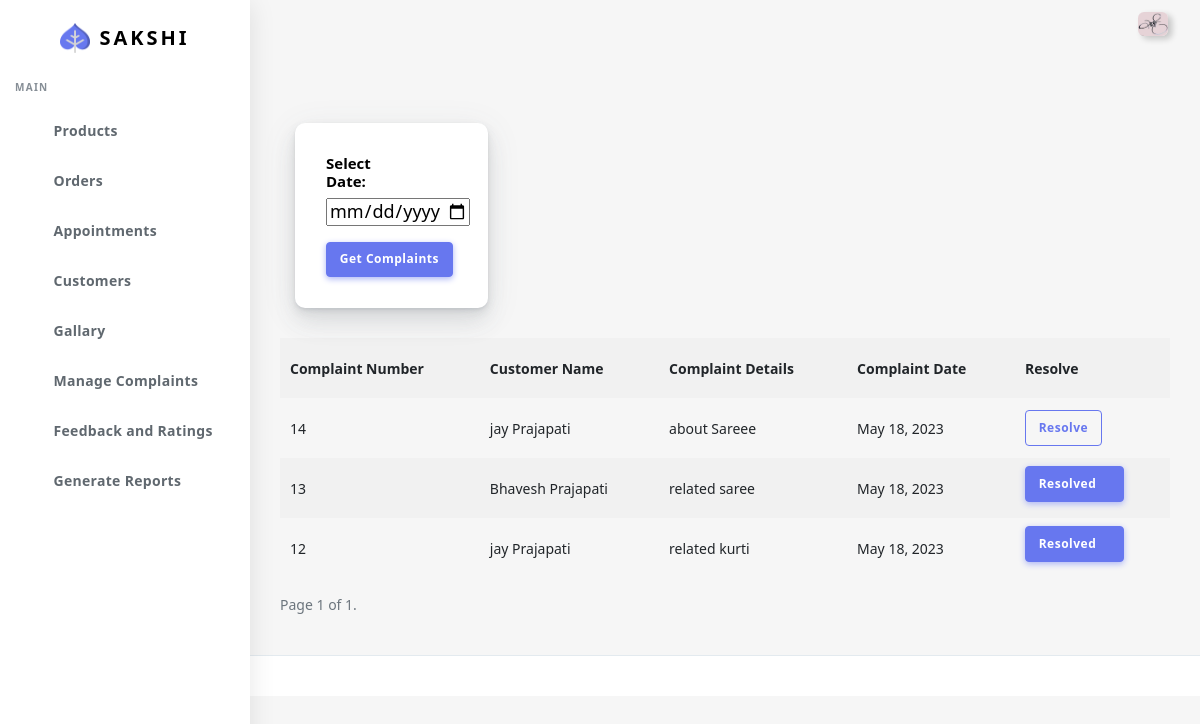
/complaints (signed in), run on the app's committed database.
### customer/models.py (models this page shows, shortened)
class UserBase(models.Model):
    user_id=models.OneToOneField(User,on_delete=CASCADE,primary_key=True)
    first_name=models.CharField(max_length=45)
    last_name=models.CharField(max_length=45)
    gender=models.BooleanField(default="Not Specified")
    dob=models.DateField(default="Not Specified")
    cus_add1=models.TextField(null=True,blank=True)
    cus_add2=models.TextField(null=True,blank=True)
    pincode=models.IntegerField()
    Cus_phone=models.CharField(max_length=10)
    profile=models.ImageField(upload_to="profileImages/",max_length=1500)
    area_id=models.ForeignKey(Area,on_delete=CASCADE)
    class meta:
        ordering = ['user_id']

class Complaint(models.Model):
    title=models.CharField(max_length=45)
    com_desc=models.CharField(max_length=200)
    com_date=models.DateField(auto_now=True)
    com_resolve=models.BooleanField(default=False)
    product_id=models.ForeignKey(Product,on_delete=CASCADE)
    userbase=models.ForeignKey(UserBase,on_delete=CASCADE)

### customer/views.py (the view)
# urls.py: path("complaints",views.complaints,name="complaints"),
@login_required(login_url='sign-in')
def complaints(request):
    checklocal(request)
    complaint=Complaint.objects.all().order_by('-id')
    paginator=Paginator(complaint,5)
    page_number=request.GET.get('page')
    comp=paginator.get_page(page_number)
    return render(request,"Mainadmin/pen-comp.html",{'complaint':comp})

### customer/views.py (called while the page is built)
def checklocal(request):
    if request.user.is_staff==False:
        logout(request)

### customer/templates/Mainadmin/pen-comp.html (shortened to what this page needs)
{% extends "Mainadmin/index.html" %}
{% load static %}
{% block body %}
      <div class="main-content">
        <section class="section">
          <div class="section-body">
            <tabel>
              <tr>
                <th>
                  <div class="col-xl-3 col-lg-6 col-md-6 col-sm-6 col-xs-12">
                    <div class="card">
                      <div class="card-statistic-4">
                        <form id="sup" action="filtercomp" method="post">
                        <div class="align-items-center justify-content-between">
                          <div class="row ">
                            <div class="col-lg-6 col-md-6 col-sm-6 col-xs-6 pr-0 pt-3">
                              <div class="card-content">
                                <h5 class="font-15 ml-3">Select Date:</h5>
                                <h2 class="mb-3 font-18 ml-3"><input type="date" id="compdate" name="compdate" required></h2>
                              </div>
                            </div>
                          </div>
                          <th>
                            <button class="btn btn-primary ml-3 mb-3" type="submit">Get Complaints</button>
                          </th>
                          </div>
                        </form>
                        </div>
                      </div>
                    </div>
                  </div>
      <div class="card-body p-0">
        <div class="table-responsive">
          {% if complaint %}
          <table class="table table-striped">
            <tr>
              <th>Complaint Number</th>
              <th>Customer Name</th>
              <th>Complaint Details</th>
              <th>Complaint Date</th>
              <th>Resolve</th>
            </tr>
            {% for c in complaint %}
            <tr>
              <td>{{c.id}}</td>
              <td class="text-truncate">
                {{c.userbase.first_name}}
                {{c.userbase.last_name}}
              </td>
              <td>{{c.title}}</td>
              <td>{{c.com_date}}</td>
              {% if c.com_resolve == False %}
              <td><a href="{% url 'rescomp' c.id %}" class="btn btn-outline-primary">Resolve</a>
              </td>
                {% else %}
                <td><label class="btn icon-right btn-primary">Resolved <i class="fas fa-check"></i></label></td>
              {% endif %}
            </tr>
            {% endfor %}
          </table>
          <div class="pagination">
            <span class="step-links">
                <span class="current">
                    Page {{ complaint.number }} of {{ complaint.paginator.num_pages }}.
                </span>
            </span>
        </div>
          {% else %}
          <hr>
          <h4 class="text-center">No Complaints Found</h4>
          {% endif %}
        </div>
      </div>
          </div>
      </div>
      <footer class="main-footer">
      </footer>
      {% endblock body %}

### customer/templates/Mainadmin/index.html (shortened to what this page needs)
{% load static %}
<!DOCTYPE html>
<html lang="en">
<head>
  <link rel="stylesheet" href="{% static 'customer/assets/css/app.min.css' %} ">
  <link rel="stylesheet" href="{% static 'customer/assets/bundles/datatables/datatables.min.css' %} ">
  <link rel="stylesheet" href="{% static 'customer/assets/bundles/datatables/dataTables.bootstrap4.min.css' %} ">
  <link rel="stylesheet" href="{% static 'customer/assets/bundles/datatables/select.bootstrap4.min.css' %} ">
  <link rel="stylesheet" href="{% static 'customer/assets/css/style.css' %} ">
  <link rel="stylesheet" href="{% static 'customer/assets/css/components.css' %} ">
  <link rel="stylesheet" href="{% static 'customer/assets/css/custom.css' %} ">
</head>
<body>
  <div id="app">
    <div class="main-wrapper main-wrapper-1">
      <div class="navbar-bg"></div>
      <nav class="navbar navbar-expand-lg main-navbar sticky">
        <div class="form-inline mr-auto">
          <ul class="navbar-nav mr-3">
            <li><a href="#" data-toggle="sidebar" class="nav-link nav-link-lg
									collapse-btn"> </a></li>
            <li><a href="#" class="nav-link nav-link-lg fullscreen-btn">
              </a></li>
          </ul>
        </div>
        <ul class="navbar-nav navbar-right">
          <li class="dropdown dropdown-list-toggle"><a href="" id="read" data-toggle="dropdown"
            class="nav-link notification-toggle nav-link-lg"><i data-feather="bell" class="bell"></i>
          </a>
        </li>
          <li class="dropdown"><a href="#" data-toggle="dropdown"
              class="nav-link dropdown-toggle nav-link-lg nav-link-user"> <img alt="image" src="/media/{{request.user.userbase.profile}} "
                class="user-img-radious-style"> </a>
          </li>
        </ul>
      </nav>
      <div class="main-sidebar sidebar-style-2">
        <aside id="sidebar-wrapper">
          <div class="sidebar-brand">
            <a href="{% url 'index' %}"> <img alt="image" src="{% static 'customer/assets/img/logo.png' %} " class="header-logo" /> <span
                class="logo-name">SAKSHI</span>
            </a>
          </div>
          <ul class="sidebar-menu">
            <li class="menu-header">Main</li>
            <li ><a class="nav-link" href="{% url 'products' %}"><span>Products</span></a></li>
            <li class="dropdown">
              <a href="#" class="menu-toggle nav-link has-dropdown"><span>Orders</span></a>
            </li>
            <li><a href="{% url 'appointment' %}" class="nav-link"><span>Appointments</span></a></li>
            <li><a href="{% url 'customers' %}" class="nav-link"><span>Customers</span></a></li>
            <li><a href="{% url 'gallary' %}" class="nav-link"><span>Gallary</span></a></li>
            <li><a href="{% url 'complaints' %}" class="nav-link"><span>Manage Complaints</span></a></li>
            <li><a href="{% url 'feedback' %}" class="nav-link"><span>Feedback and Ratings</span></a></li>
            <li><a class="nav-link" href="{% url 'gen_reports' %}"> <span class="icon-name">Generate Reports</span></a></li>
          </ul>
        </aside>
      </div>
       </div>
      {% block body %}
      {% endblock body %}
</body>
</html>

### data on the page
Complaint: id "14", userbase.first_name "jay", userbase.last_name "Prajapati", title "about Sareee", com_date "May 18, 2023", com_resolve "Resolve"
Complaint: id "13", userbase.first_name "Bhavesh", userbase.last_name "Prajapati", title "related saree", com_date "May 18, 2023", com_resolve "Resolved"
Complaint: id "12", userbase.first_name "jay", userbase.last_name "Prajapati", title "related kurti", com_date "May 18, 2023", com_resolve "Resolved"

### other printed values
{{ complaint.number }} "1"
{{ complaint.paginator.num_pages }} "1"
